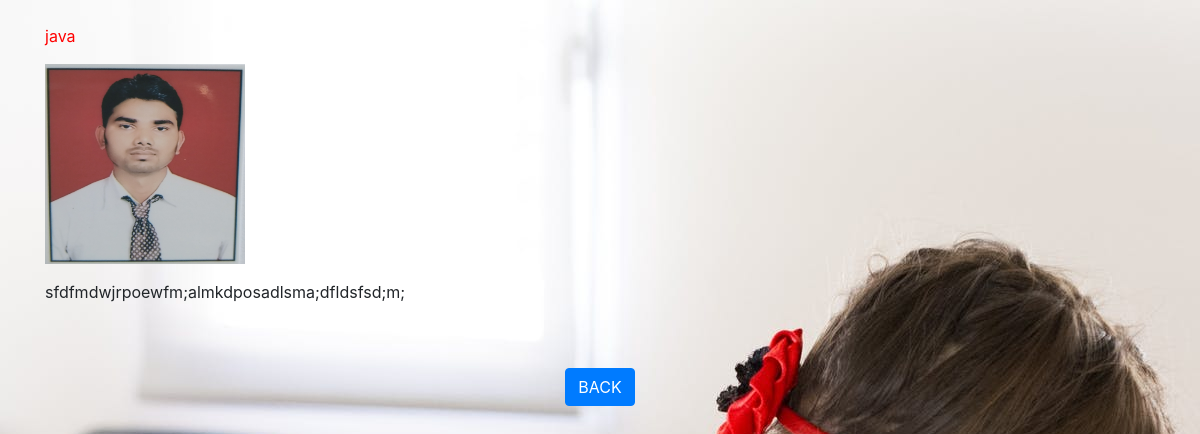
Screenshot of /crud/profile/5/ with the database file from the repository.
### crudApplication/models.py (models this page shows, shortened)
class BookProfile(models.Model):
    book = models.OneToOneField(Book,on_delete=models.CASCADE)
    image = models.ImageField(upload_to="book/images",default="")
    desc = models.TextField(max_length=200)

class Book(models.Model):
    book_id = models.AutoField(primary_key=True)
    book_name = models.CharField(max_length=50)
    auther_name = models.CharField(max_length=30)
    price = models.IntegerField()
    def __str__(self):
        return self.book_name

### crudApplication/views.py (the view)
# urls.py: url(r'^profile/(?P<book_id>\d+)/$',views.profile),
def profile(request,book_id):
    form = BookProfile.objects.get(book_id=book_id)
    return render(request, 'profile.html', {'form': form})

### crudApplication/templates/profile.html (shortened to what this page needs)
<!DOCTYPE html>
<html lang="en">
{% load static %}
<head>
    <link rel="stylesheet" href="{% static 'css/bootstrap.min.css' %}">
</head>
<body style="background-image:url({% static 'xyz2.jpg' %});">
<form action="" method="post">
    <div class="container mt-4">
        <div class="form-group row">
            <div class="col-sm-4" style="color:red;">
                {{ form.book }}
            </div>
        </div>
        <div class="form-group row">
            <div class="col-sm-4">
                <img src="/media/{{form.image}}" height="200" width="200" alt="">
            </div>
        </div>
        <div class="form-group row">
            <div class="col-sm-4">
                {{ form.desc }}
            </div>
        </div>
    </div>
</form>
<br>
<br>
<center><a href="{% url 'show' %}" class="btn btn-primary">BACK</a></center>
</body>
</html>

### rows the page displays
BookProfile: book "java", image (picture), desc "sfdfmdwjrpoewfm;almkdposadlsma;dfldsfsd;m;"
